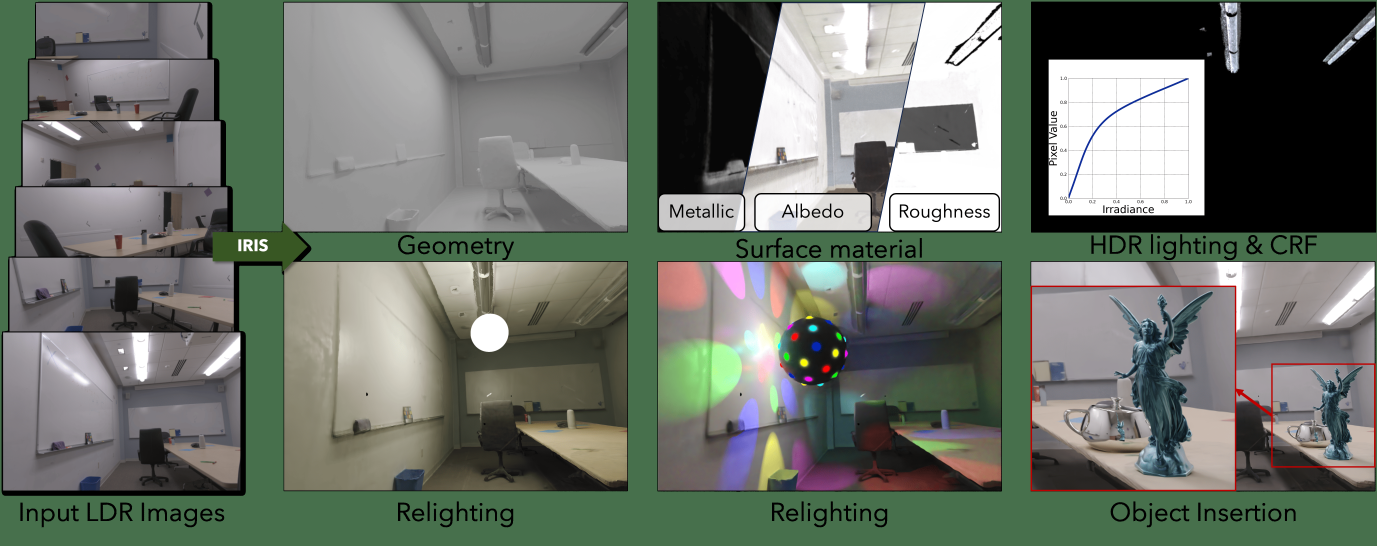
#> input picture assets/teaser_cvpr25.png, 6884 x 2727 px (shown at 1/5 size); its folder holds only this picture in this run
$ python process.py --input ../../../assets --output out.png
#> lines starting #> are read from the running program, lines starting #| are printed output that depends on the picture
# Copyright (c) Meta Platforms, Inc. and affiliates.
# All rights reserved.

# This source code is licensed under the license found in the
# LICENSE file in the root directory of this source tree.

from argparse import ArgumentParser
import cv2
import os
from tqdm import tqdm

def main():
    parser = ArgumentParser()
    parser.add_argument('--input', type=str, required=True)
    parser.add_argument('--output', type=str, required=True)
    parser.add_argument('--max_width', type=int, default=1024)
    args = parser.parse_args()

    os.makedirs(args.output, exist_ok=True)
    img_names = sorted([name for name in os.listdir(args.input)])

    for name in tqdm(img_names):
        img = cv2.imread(os.path.join(args.input, name))
#> img is the input picture: shape (2727, 6884, 3); mean B, G, R 106.7, 115.9, 109.2
        if img.shape[1] > args.max_width:
            w_new = args.max_width
            h_new = int(args.max_width / img.shape[1] * img.shape[0])
#> h_new = 405
            img = cv2.resize(img, (w_new, h_new))
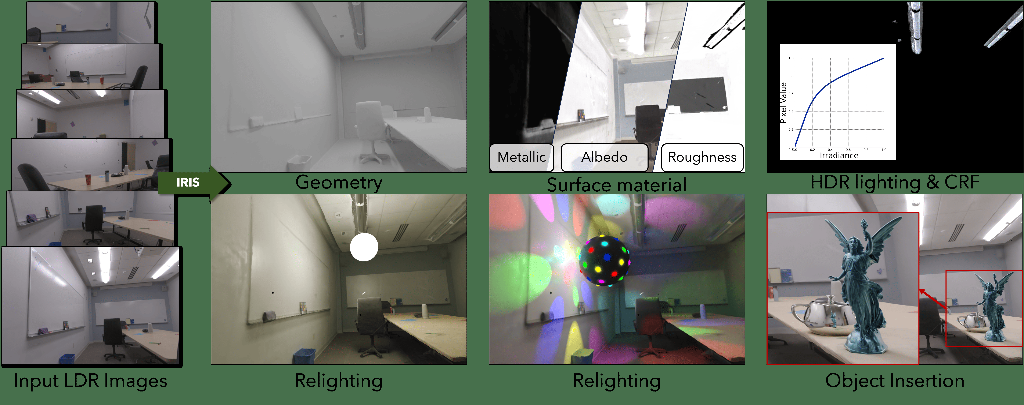
#> img: shape (405, 1024, 3); mean B, G, R 106.8, 116, 109.3
        cv2.imwrite(os.path.join(args.output, name), img)

if __name__ == '__main__':
    main()
